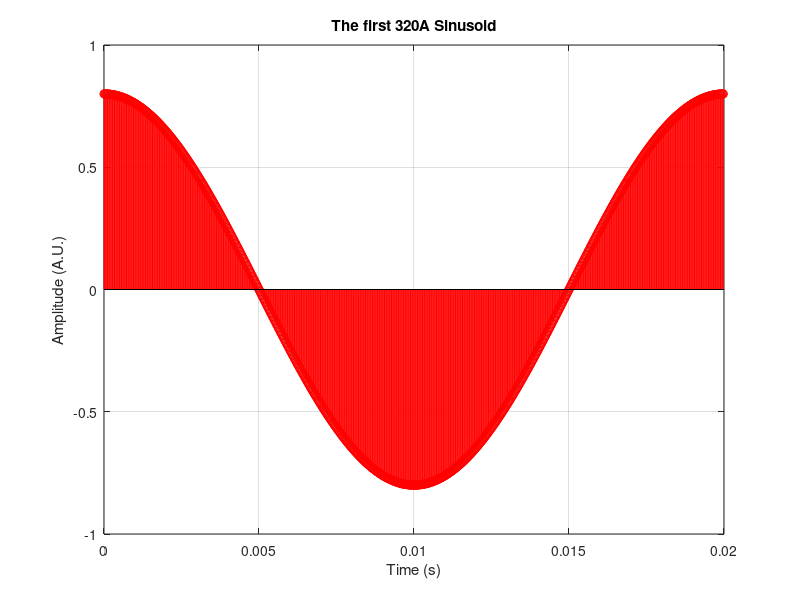

The MATLAB script that drew this image:
% Sinusoid demo
%%%%%%%%%%%%%%%%%%%%%%%%%%
% Prepared by Iran Roman %
%       Music 320A       %
%%%%%%%%%%%%%%%%%%%%%%%%%%

clear all
close all
clc

% let's define general parameters that we will need to generate a sinusoid
fs = 44100; % sampling rate in Hz
A = 0.8; % Amplitude of the sinusoid (limits are -1 and 1)
f = 50; % frequency of our sinusoid in Hz
dur = 6; % duration of the sinusoid in seconds
theta = pi/2; % phase in radians

% so, we know that sine is a function (math), in order to generate our
% sinusoid, we will need a linear space for time.
t = linspace(0,dur,fs*dur);

% let's use the built-in sine function to generate our sinusoid.
% arrays to store the output
y = A*sin(2*pi*f*t + theta);

% let's plot a period to visualize
plot(t(1:fs/f),y(1:fs/f));
title('The first 320A Sinusoid');
xlabel('Time (s)');
ylabel('Amplitude (A.U.)');
grid on;
hold on;
axis([0 1/f -1 1]);
pause
stem(t(1:fs/f),y(1:fs/f),'r');